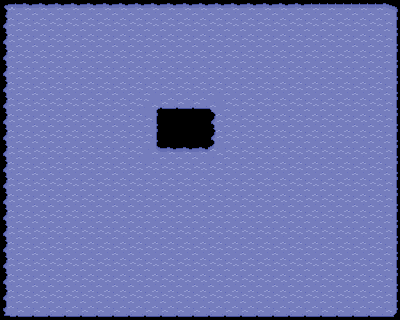

Below is a game level as drawn by its tile map, then a one-line description and the .tmx file that defines it, in full:
An orthogonal 25x20 tile map with 16x16 px tiles, 1 tile layer (Background) and 4 objects.

<map version="1.9" tiledversion="1.9.0" orientation="orthogonal" renderorder="right-down" width="25" height="20" tilewidth="16" tileheight="16" infinite="0" nextlayerid="2" nextobjectid="1">
 <tileset firstgid="1" name="tileset1" tilewidth="16" tileheight="16" tilecount="24" columns="4">
  <image source="wateru.png" width="64" height="96" />
 </tileset>
 <layer id="1" name="Background" width="25" height="20">
  <data encoding="csv">
9,10,10,10,10,10,10,10,10,10,10,10,10,10,10,10,10,10,10,11,11,11,11,11,12,
13,14,14,14,14,14,14,14,14,14,14,14,14,14,14,14,14,14,18,18,18,18,18,15,16,
17,18,18,18,18,18,18,18,18,18,18,18,18,18,18,18,18,18,18,18,18,18,14,15,16,
13,14,14,15,15,15,15,15,15,15,15,15,15,15,15,15,15,15,15,15,15,15,15,15,16,
13,14,14,15,19,19,19,19,19,19,19,19,19,19,19,19,19,19,19,19,19,19,19,15,16,
17,18,14,14,14,14,14,14,14,14,14,14,14,14,14,14,14,14,14,14,14,14,15,15,16,
13,14,18,18,18,18,18,18,18,8,22,22,22,7,18,18,18,18,18,18,18,14,15,19,16,
17,18,14,15,15,15,15,15,15,16,0,0,0,13,15,15,15,15,15,15,15,15,15,15,16,
13,14,14,15,19,19,19,14,14,16,0,0,0,13,15,19,19,19,19,19,19,19,19,19,16,
17,18,14,14,14,14,14,18,18,4,10,10,10,3,14,14,14,14,14,14,14,14,14,15,16,
13,14,14,18,14,15,15,15,15,15,15,15,15,15,15,15,15,15,15,15,15,15,15,15,20,
17,18,14,15,15,15,19,19,19,19,19,19,19,19,19,19,19,19,19,19,19,19,19,19,16,
13,14,14,14,14,14,14,14,14,14,14,14,14,14,14,14,14,14,14,14,14,14,14,15,16,
17,18,18,18,18,18,18,18,18,18,18,18,18,18,18,18,18,18,18,18,18,18,14,15,16,
13,14,15,15,15,15,15,15,15,15,15,15,15,15,15,15,15,18,18,18,18,18,15,15,16,
17,14,14,15,15,15,15,15,19,19,19,19,19,19,19,19,19,18,18,18,18,18,18,18,16,
13,14,18,19,19,19,19,19,15,15,14,14,14,14,14,14,14,14,14,14,18,18,18,18,20,
17,14,14,14,14,14,18,19,19,19,15,15,15,15,15,15,15,15,15,15,15,15,15,15,20,
17,18,18,18,18,18,18,18,18,19,19,19,19,19,19,19,19,19,19,19,19,19,19,19,16,
21,22,22,22,22,22,22,22,22,22,22,22,22,22,22,22,22,22,22,22,22,22,22,23,24
</data>
 </layer>
 <objectgroup id="2" name="startinglocs" visible="0">
  <object id="8" x="178.978" y="250.106">
   <point />
  </object>
  <object id="9" x="90.7135" y="262.509">
   <point />
  </object>
  <object id="10" x="310.181" y="249.281">
   <point />
  </object>
  <object id="11" x="250.479" y="235.733">
   <point />
  </object>
 </objectgroup>
</map>
